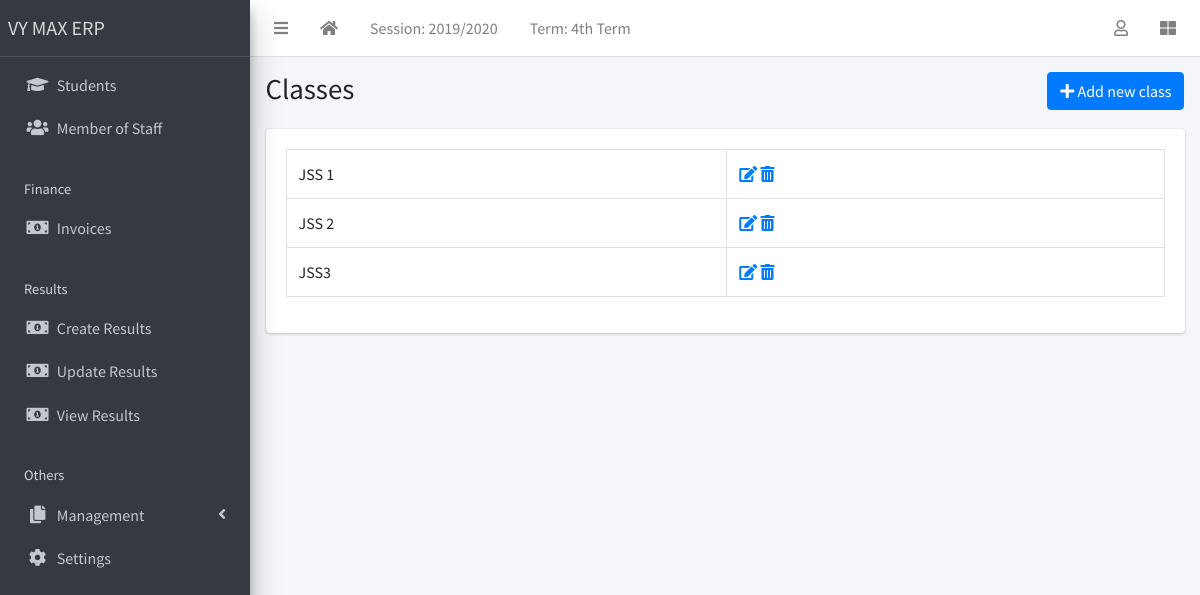
Screenshot of /class/list/ (signed in) with the database file from the repository.
### apps/corecode/models.py (models this page shows, shortened)
class AcademicSession(models.Model):
    name = models.CharField(max_length=200, unique=True)
    current = models.BooleanField(default=True)
    class Meta:
        ordering = ["-name"]

class AcademicTerm(models.Model):
    name = models.CharField(max_length=20, unique=True)
    current = models.BooleanField(default=True)
    class Meta:
        ordering = ["name"]

class StudentClass(models.Model):
    name = models.CharField(max_length=200, unique=True)
    class Meta:
        verbose_name = "Class"
        verbose_name_plural = "Classes"
        ordering = ["name"]
    def __str__(self):
        return self.name

### apps/corecode/views.py (the view)
# urls.py: path("class/list/", ClassListView.as_view(), name="classes"),
class ClassListView(LoginRequiredMixin, SuccessMessageMixin, ListView):
    model = StudentClass
    template_name = "corecode/class_list.html"
    def get_context_data(self, **kwargs):
        context = super().get_context_data(**kwargs)
        context["form"] = StudentClassForm()
        return context

### apps/corecode/context_processors.py (called while the page is built)
def site_defaults(request):
    current_session = AcademicSession.objects.get(current=True)
    current_term = AcademicTerm.objects.get(current=True)
    vals = SiteConfig.objects.all()
    contexts = {
        "current_session": current_session.name,
        "current_term": current_term.name,
    }
    for val in vals:
        contexts[val.key] = val.value
    return contexts

### apps/corecode/templates/corecode/class_list.html (shortened to what this page needs)
{% extends 'base.html' %}
{% load widget_tweaks %}
{% block title %}
Classes
{% endblock title %}
{% block breadcrumb %}
  <a class="btn btn-primary" href="#" data-toggle="modal" data-target="#modal1">
    <i class="fa fa-plus"></i>
    Add new class
  </a>
{% endblock breadcrumb %}
{% block content %}
  <div class="row">
    <div class="col-sm-12">
        <table class="table table-bordered">
          <tbody>
            {% for object in object_list %}
            <tr>
              <td>{{ object }}</td>
              <td><a href="{% url 'class-update' object.id %}"><i
                    class="fa fa-edit"></i></a> <a
                  href="{% url 'class-delete' object.id %}"><i
                    class="fa fa-trash-alt"></i></a></td>
            </tr>
            {% endfor %}
          </tbody>
        </table>
    </div>
  </div>
{% endblock content %}

### templates/base.html (shortened to what this page needs)
{% load static %}
<!DOCTYPE html>
<html lang="en">
<head>
  <link rel="stylesheet" href="{% static 'plugins/fontawesome-free/css/all.min.css' %}">
  <link rel="stylesheet" href="{% static 'plugins/toastr/toastr.min.css' %}">
  <link rel="stylesheet"
    href="{% static 'plugins/overlayScrollbars/css/OverlayScrollbars.min.css' %}">
  <link rel="stylesheet" href="{% static 'plugins/Datatables/datatables.min.css' %}" />
  <link rel="stylesheet" href="{% static 'dist/css/adminlte.min.css' %}">
</head>
<body
  class="hold-transition sidebar-mini layout-fixed layout-navbar-fixed layout-footer-fixed">
  <div class="wrapper">
    <nav class="main-header navbar navbar-expand navbar-white navbar-light">
      <ul class="navbar-nav">
        <li class="nav-item">
          <a class="nav-link" data-widget="pushmenu" href="#" role="button"><i
              class="fas fa-bars"></i></a>
        </li>
        <li class="nav-item d-none d-sm-inline-block">
          <a href="{% url 'home' %} " class="nav-link"><i class="fa fa-home"></i></a>
        </li>
        <li class="nav-item d-none d-sm-inline-block">
          <a href="{% url 'current-session' %}" class="nav-link">Session: {{ current_session }}</a>
        </li>
        <li class="nav-item d-none d-sm-inline-block">
          <a href="{% url 'current-session' %}" class="nav-link">Term: {{ current_term }}</a>
        </li>
      </ul>
      <ul class="navbar-nav ml-auto">
        <li class="nav-item dropdown">
          <a class="nav-link" data-toggle="dropdown" href="#">
            <i class="far fa-user"></i>
          </a>
        </li>
        <li class="nav-item">
          <a class="nav-link" data-widget="control-sidebar" data-slide="true"
            href="#" role="button"><i class="fas fa-th-large"></i></a>
        </li>
      </ul>
    </nav>
    <aside class="main-sidebar sidebar-dark-primary elevation-4">
      <a href="{% url 'home' %}" class="brand-link">VY MAX ERP</a>
      <div class="sidebar">
        <nav class="mt-2">
          <ul class="nav nav-pills nav-sidebar flex-column"
            data-widget="treeview" role="menu" data-accordion="false">
            <li class="nav-item">
              <a href="{% url 'student-list' %}" class="nav-link">
                <i class="nav-icon fas fa-graduation-cap"></i>
                <p>
                  Students
                </p>
              </a>
            </li>
            <li class="nav-item">
              <a href="{% url 'staff-list' %}" class="nav-link">
                <i class="nav-icon fas fa-users"></i>
                <p>
                  Member of Staff
                </p>
              </a>
            </li>
            <li class="nav-header">Finance</li>
            <li class="nav-item">
              <a href="{% url 'invoice-list' %}" class="nav-link">
                <i class="nav-icon fas fa-money-bill-alt"></i>
                <p>
                  Invoices
                </p>
              </a>
            </li>
            <li class="nav-header">Results</li>
            <li class="nav-item">
              <a href="{% url 'create-result' %}" class="nav-link">
                <i class="nav-icon fas fa-money-bill-alt"></i>
                <p>
                  Create Results
                </p>
              </a>
            </li>
            <li class="nav-item">
              <a href="{% url 'edit-results' %}" class="nav-link">
                <i class="nav-icon fas fa-money-bill-alt"></i>
                <p>
                  Update Results
                </p>
              </a>
            </li>
            <li class="nav-item">
              <a href="{% url 'view-results' %}" class="nav-link">
                <i class="nav-icon fas fa-money-bill-alt"></i>
                <p>
                  View Results
                </p>
              </a>
            </li>
            <li class="nav-header">Others</li>
            <li class="nav-item has-treeview">
              <a href="#" class="nav-link">
                <i class="nav-icon fas fa-copy"></i>
                <p>
                  Management
                  <i class="fas fa-angle-left right"></i>
                </p>
              </a>
            </li>
            <li class="nav-item">
              <a href="{% url 'configs' %}" class="nav-link">
                <i class="nav-icon fas fa-cog"></i>
                <p>
                  Settings
                </p>
              </a>
            </li>
          </ul>
        </nav>
      </div>
    </aside>
    <div class="content-wrapper">
      <section class="content-header">
        <div class="container-fluid">
          <div class="row mb-1">
            <div class="col-sm-8">
              <h1>{% block title %}{% endblock title %}</h1>
            </div>
            <div class="col-sm-4">
              <ol class="breadcrumb float-sm-right">
                <li class="breadcrumb-item">{% block breadcrumb %}{% endblock breadcrumb %}</li>
              </ol>
            </div>
          </div>
        </div>
      </section>
      <section class="content">
        <div class="container-fluid">
          <div class="row">
            <div class="col-md-12">
              {% block fullcard %}
              <div class="card">
                <div class="card-body">
                  <div class="row">
                    <div class="col">
                      {% block content %}
                      {% endblock content %}
                    </div>
                  </div>
                </div>
              </div>
              {% endblock fullcard %}
            </div>
          </div>
        </div>
      </section>
    </div>
  </div>
</body>
</html>

### rows the page displays
AcademicSession: name "2019/2020"
AcademicTerm: name "4th Term"
StudentClass: name "JSS 1"
StudentClass: name "JSS 2"
StudentClass: name "JSS3"
